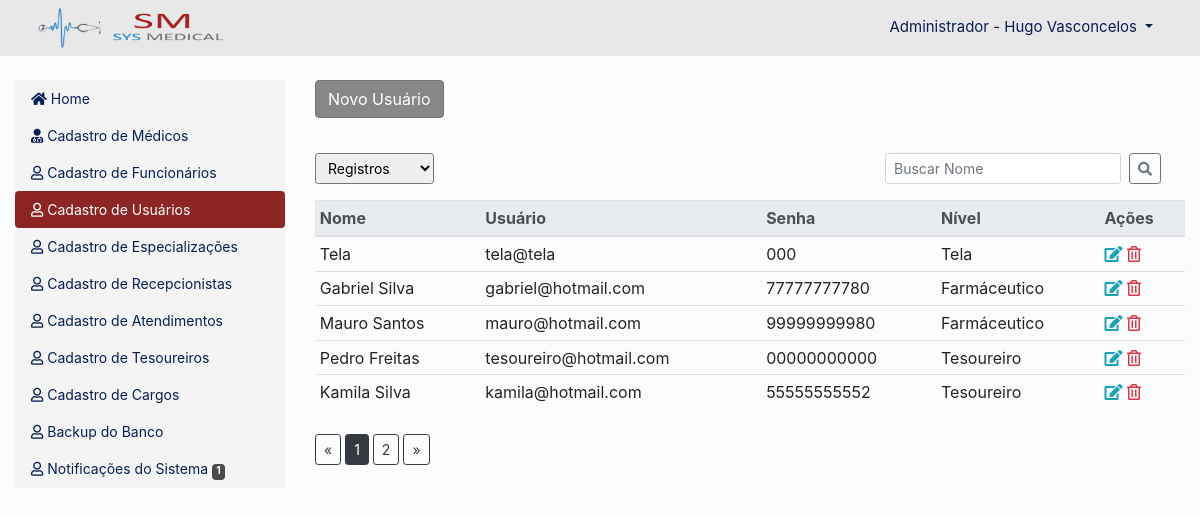
Page /painel-adm/index.php?acao=usuarios (signed in) on the committed database.
### tables this page shows
CREATE TABLE `usuarios` (
  `id` int(11) NOT NULL,
  `nome` varchar(30) NOT NULL,
  `usuario` varchar(40) NOT NULL,
  `senha` varchar(200) NOT NULL,
  `senha_original` varchar(25) NOT NULL,
  `nivel` varchar(25) NOT NULL
);

### config.php (called while the page is built, shortened)
<?php
$opcao1 = 5;
 ?>

### painel-adm/usuarios.php (the view, shortened to what this page needs)
<?php $pagina = 'usuarios'; ?>
<div class="row botao-novo">
	<div class="col-md-12">
		<a href="index.php?acao=<?php echo $pagina ?>&funcao=novo"  type="button" class="btn btn-secondary">Novo Usuário</a>
	</div>
</div>
<div class="row mt-4">
	<div class="col-md-6 col-sm-12">
		<form method="post">
		<div class="float-left">
				<select onChange="submit();" class="form-control-sm" id="exampleFormControlSelect1" name="itens-pagina">
					<option value="<?php echo @$item_paginado ?>"><?php echo @$item_paginado ?> Registros</option>
				</select>
		</div>
		</form>
	</div>
	<div class="col-md-6 col-sm-12">
		<div class="float-right mr-4">
			<form class="form-inline my-2 my-lg-0">
				<input class="form-control form-control-sm mr-sm-2" type="search" placeholder="Buscar Nome" aria-label="Search" name="txtbuscar">
				<button class="btn btn-outline-secondary btn-sm my-2 my-sm-0" type="submit" name="<?php echo $pagina; ?>"><i class="fas fa-search"></i></button>
			</form>
		</div>
	</div>
</div>
<table class="table table-sm mt-3">
	<thead class="thead-light">
		<tr>
			<th scope="col">Nome</th>
			<th scope="col">Usuário</th>
			<th scope="col">Senha</th>
			<th scope="col">Nível</th>
			<th scope="col">Ações</th>
		</tr>
	</thead>
	<tbody>
		<?php
		if(isset($_POST['itens-pagina'])){
			$itens_por_pagina = $_POST['itens-pagina'];
			@$_GET['pagina'] = 0;
		}elseif(isset($_GET['itens'])){
			$itens_por_pagina = $_GET['itens'];
		}
		else{
			$itens_por_pagina = $opcao1;
		}
		$pagina_pag = intval(@$_GET['pagina']);
		$limite = $pagina_pag * $itens_por_pagina;
		$caminho_pag = 'index.php?acao='.$pagina.'&';
		if(isset($_GET[$item4]) and $_GET['txtbuscar'] != ''){
			$nome_buscar = '%'.$_GET['txtbuscar'].'%';
			$res = $pdo->prepare("SELECT * from usuarios where nome LIKE :nome order by nome asc");
			$res->bindValue(":nome", $nome_buscar);
			$res->execute();
		}else{
			$res = $pdo->query("SELECT * from usuarios order by id desc LIMIT $limite, $itens_por_pagina");
		}
		$dados = $res->fetchAll(PDO::FETCH_ASSOC);
		$res_todos = $pdo->query("SELECT * from usuarios");
		$dados_total = $res_todos->fetchAll(PDO::FETCH_ASSOC);
		$num_total = count($dados_total);
		$num_paginas = ceil($num_total/$itens_por_pagina);
		for ($i=0; $i < count($dados); $i++) {
			$id = $dados[$i]['id'];
			$nome = $dados[$i]['nome'];
			$usuario = $dados[$i]['usuario'];
			$senha_original = $dados[$i]['senha_original'];
			$nivel = $dados[$i]['nivel'];
			?>
			<tr>
				<td><?php echo $nome ?></td>
				<td><?php echo $usuario ?></td>
				<td><?php echo $senha_original ?></td>
				<td><?php echo $nivel ?></td>
				<td>
					<a href="index.php?acao=<?php echo $pagina; ?>&funcao=editar&id=<?php echo $id ?>"><i class="fas fa-edit text-info"></i></a>
					<a href="index.php?acao=<?php echo $pagina; ?>&funcao=excluir&id=<?php echo $id ?>"><i class="far fa-trash-alt text-danger"></i></a>
				</td>
			</tr>
		<?php } ?>
	</tbody>
</table>
<?php
if(!isset($_GET[$pagina])){ ?>
<nav class="paginacao" aria-label="Page navigation example">
          <ul class="pagination">
            <li class="page-item">
              <a class="btn btn-outline-dark btn-sm mr-1" href="<?php echo $caminho_pag; ?>pagina=0&itens=<?php echo $itens_por_pagina ?>" aria-label="Previous">
                <span aria-hidden="true">&laquo;</span>
              </a>
            </li>
            <?php
            for($i=0;$i<$num_paginas;$i++){
            $estilo = "";
            if($pagina_pag == $i)
              $estilo = "active";
            ?>
             <li class="page-item"><a class="btn btn-outline-dark btn-sm mr-1 <?php echo $estilo; ?>" href="<?php echo $caminho_pag; ?>pagina=<?php echo $i; ?>&itens=<?php echo $itens_por_pagina ?>"><?php echo $i+1; ?></a></li>
          <?php } ?>
            <li class="page-item">
              <a class="btn btn-outline-dark btn-sm" href="<?php echo $caminho_pag; ?>pagina=<?php echo $num_paginas-1; ?>&itens=<?php echo $itens_por_pagina ?>" aria-label="Next">
                <span aria-hidden="true">&raquo;</span>
              </a>
            </li>
          </ul>
</nav>
<?php } ?>

### css/painel.css (style rules this page uses)
body { background-color:#fcfcfc; }
.btn-secondary { background-color:#878787 !important; }
.botao-novo { margin-bottom:35px; }
.paginacao { margin-top:25px; }

### rows in the picture
usuarios: nome "Tela", usuario "tela@tela", senha_original "000", nivel "Tela"
usuarios: nome "Gabriel Silva", usuario "gabriel@hotmail.com", senha_original "77777777780", nivel "Farmáceutico"
usuarios: nome "Mauro Santos", usuario "mauro@hotmail.com", senha_original "99999999980", nivel "Farmáceutico"
usuarios: nome "Pedro Freitas", usuario "tesoureiro@hotmail.com", senha_original "00000000000", nivel "Tesoureiro"
usuarios: nome "Kamila Silva", usuario "kamila@hotmail.com", senha_original "55555555552", nivel "Tesoureiro"

### other values in the picture
$_SESSION['nome_usuario'] "Hugo Vasconcelos"
$total_notificacoes "1"
